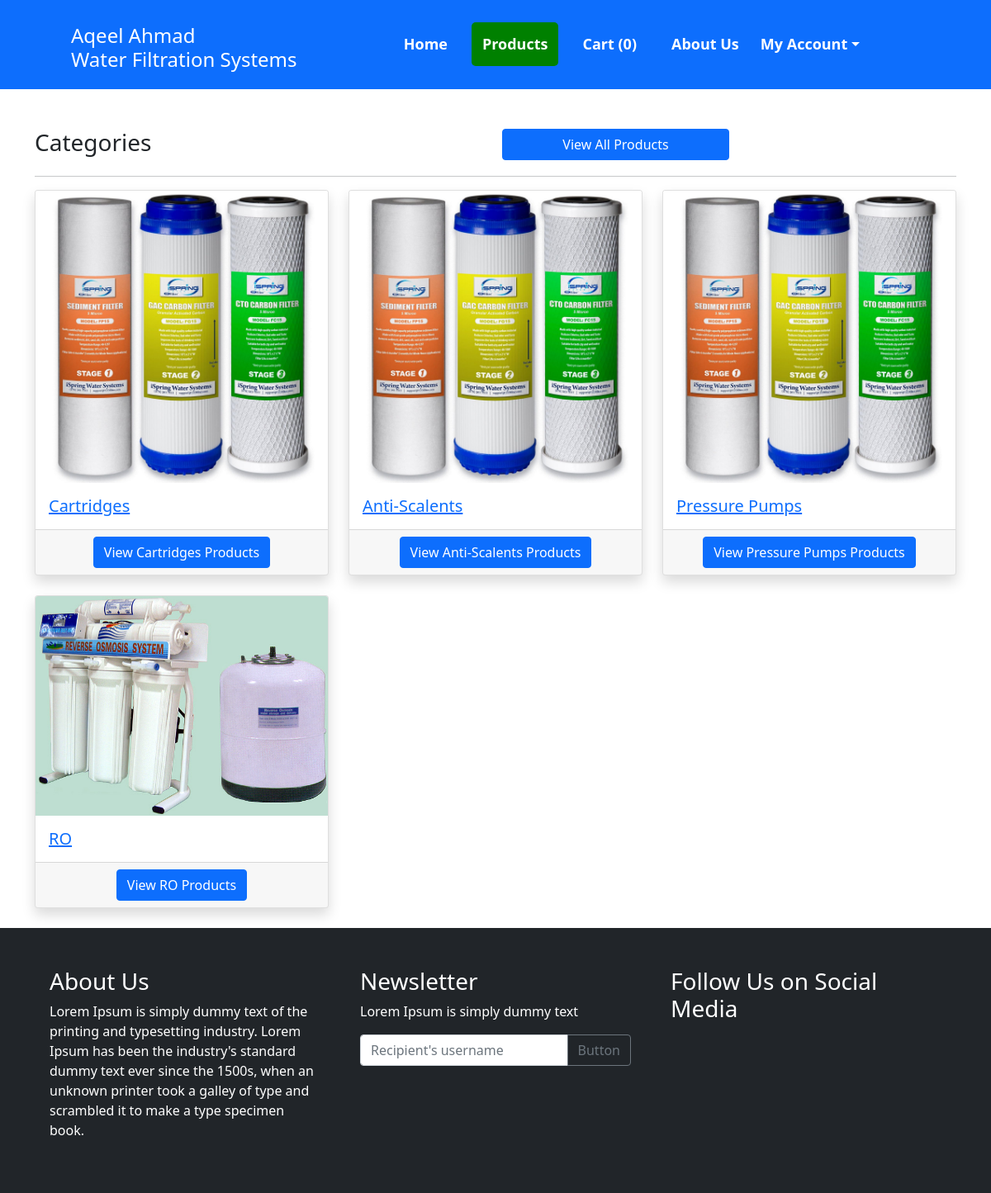
Page /product-page/ (signed in) on the committed database.
### main/models.py (models this page shows, shortened)
class ProductCategory(models.Model):
    category_name = models.CharField(max_length=100)
    image = models.ImageField(upload_to="product_category_images/")
    class Meta:
        verbose_name_plural = '2. Products Categories'

### main/views.py (the view)
# urls.py: path('product-page/',views.product_page, name='product-page'),
@login_required(login_url='login')
def product_page(request):
    data=ProductCategory.objects.all().order_by('-id')
    return render(request,'product-page.html',{'data':data})

### main/template_context.py (called while the page is built)
def get_filters(request):
    cats= Product.objects.distinct().values('product_category__category_name','product_category__id')
    minMaxPrice = Product.objects.aggregate(Min('price'),Max('price'))
    data = {
        'cats':cats,
        'minMaxPrice' : minMaxPrice,
    }
    return data

### main/templates/product-page.html
{% extends 'base.html' %}
{% load static %}
{% block content %}
<main class="container mt-5">
    <div class="row g-3 mb-2">
        <div class="col">
            <h3>Categories</h3>
        </div>
        <div class="col">
            <a href="/product-list/"><button class="btn btn-primary w-50">View All Products</button></a>
        </div>
    </div>
      <hr>
	<div class="row">
        {% for category in data %}
				<div class="col-lg-4 col-md-6 mb-4 product-box">
					<div class="card shadow">
					  <a href="/product-category-list/{{category.id}}"><img src="/media/{{category.image}}" class="card-img-top" alt="{{category.category_name}}"></a>
					  <div class="card-body">
					    <h5 class="card-text"><a href="">{{category.category_name}}</a></h5>
					  </div>
					  	<div class="card-footer text-center">
							<a href="/product-category-list/{{category.id}}"><button class="btn btn-primary">View {{category.category_name}} Products</button></a>
					  	</div>
					</div>
				</div>
        {% endfor %}
    </div>
</main>
{% endblock %}

### rows in the picture
ProductCategory: image (picture), category_name "Cartridges"
ProductCategory: image (picture), category_name "Anti-Scalents"
ProductCategory: image (picture), category_name "Pressure Pumps"
ProductCategory: image (picture), category_name "RO"

### other values in the picture
{{ request.session.cartData|length }} "0"
